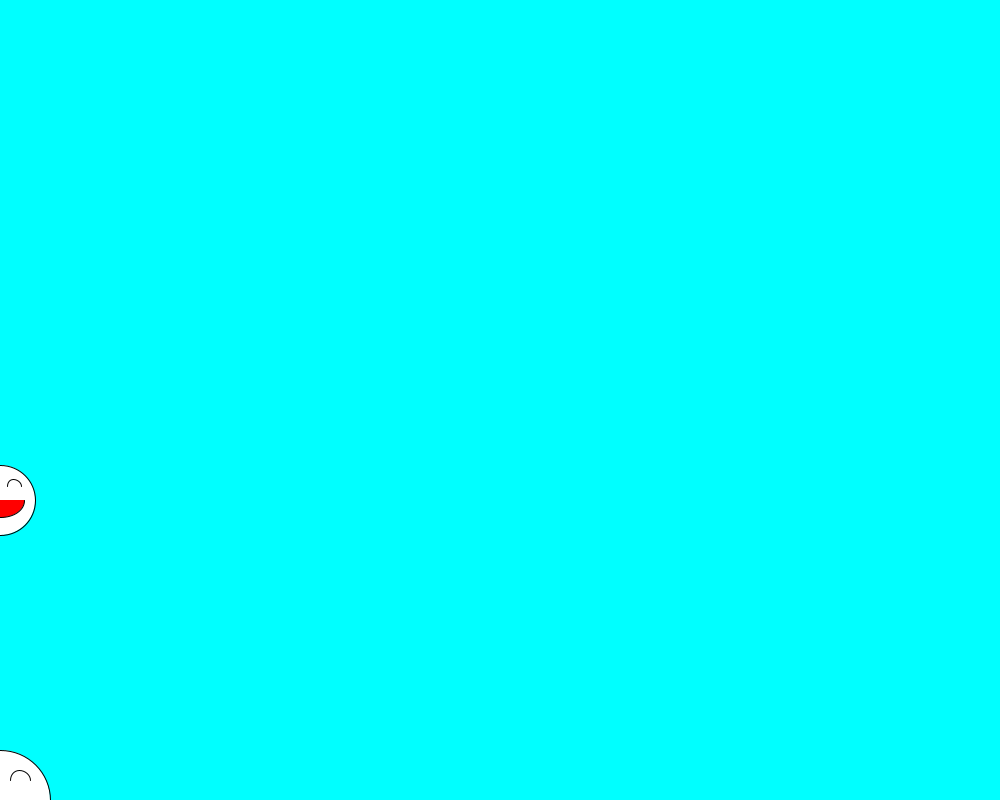
Frame 1 (no input)
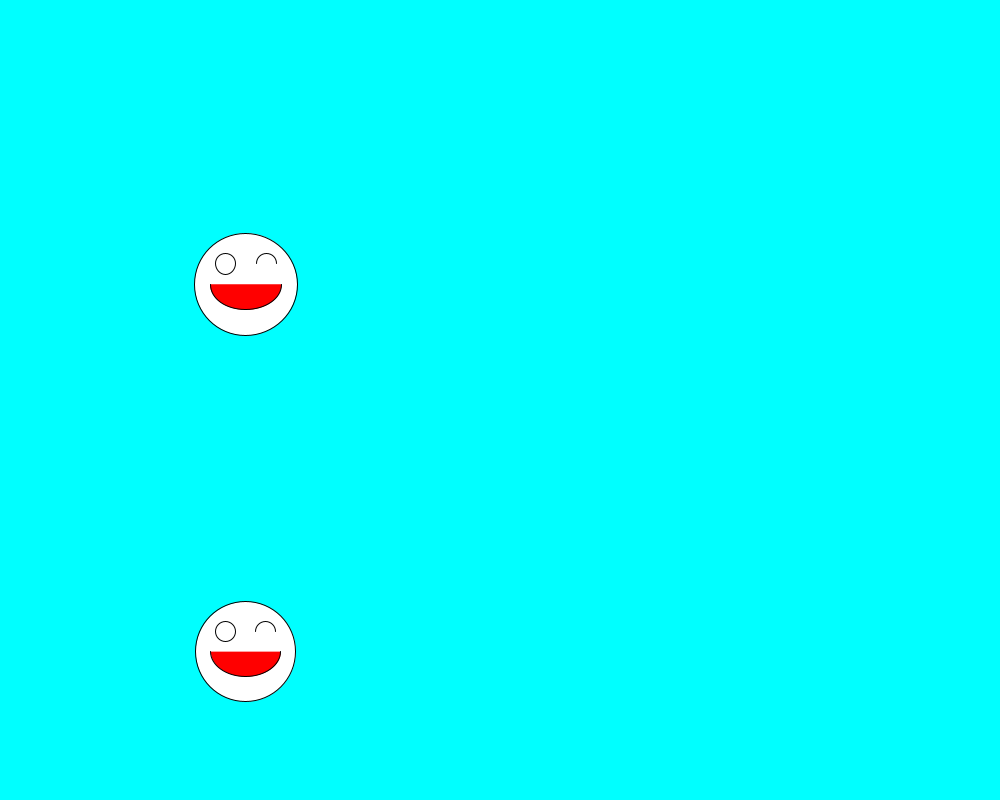
Frame 60 (the mouse pressed at the canvas centre just before this capture)
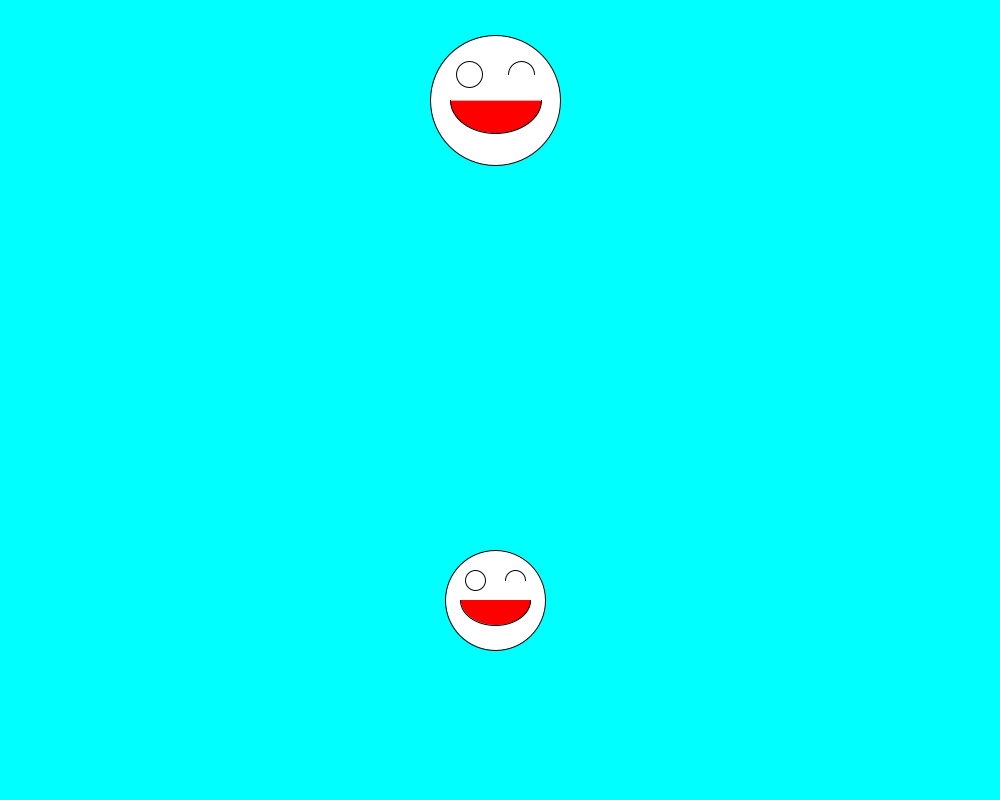
Frame 120 (the mouse held since frame 60 and released just before this capture)

The Processing sketch that drew these frames (run headless with seeded random() and noise(); from frame 60 on, the mouse is pressed at the canvas centre):

// Processing sketch: c3_7parabola
// ── c3_7parabola.pde
float x,y,d,dt,N,f,t,T=4.0;
int count=0;
void setup(){
  size(1000,800);
  x=0; y=height/2;
  N = 3;    // periods per width
  frameRate(20);
  dt = 1/frameRate;
  f = N/T;  // periods/sec
  t = 0;
}
void draw(){
  background(0,255,255);
  update();  // update position and size
  smile();   // draw the object
  update2(); // parabolic motion
  smile();   // draw the object
  t += dt;
  if(t>T) t = 0;
}
// cyclon movement
void update(){
  x = width*t/T;
  float cc = cos(2*PI*f*t);
  y = height/2-100 + 200*cc;
  d = 100-30*cc;  // size
}
// parabolic motion
void update2(){
  float vo = 200; // initial velocity
  float g = 100;  // gravity
  x = width*t/T;
  y = height - (vo*t-g*t*t/2.);
  d = 100;  // size
}
void smile(){
  fill(255);
  circle(x,y,d);
  // left eye
  circle(x-d*0.2,y-d*0.2,d*0.2);
  // right eye
  arc(x+d*0.2,y-d*0.2,d*0.2,d*0.2,PI,2*PI);
  // mouth
  fill(255,0,0);
  arc(x,y,d*0.7,d*0.5,0,PI);
}
